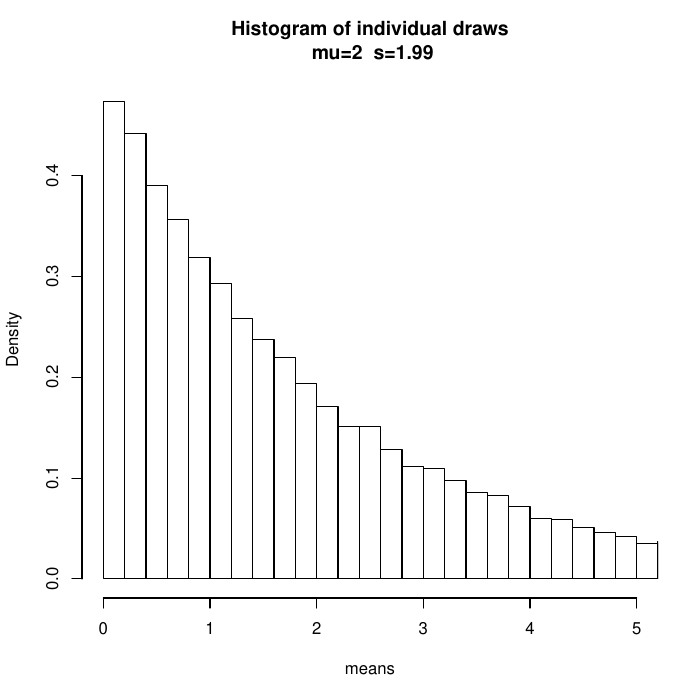

This chart was generated by the following R code:

pdf("expo.pdf")

for(i in 1:30)
{
    means = c()
    for(j in 1:20000)
    {
        means = c(means, mean(2*rexp(i)))
    }
    mu = round(mean(means), 1)
    s = round(sd(means), 2)
    if(i == 1){
        hist(means, xlim=c(0,5), freq=F, 
     main = paste(c("Histogram of individual draws","\n mu=",mu,"  s=",s),
     collapse=''),
     breaks = seq(0,100,0.2))
    }
    else{
    hist(means, xlim=c(0,5), freq=F, main = paste(c("Histogram of means,  n=",i,"\n mu=",mu,"  s=",s), collapse=''),
         breaks = seq(0,100,0.2))
    }
}

dev.off()
